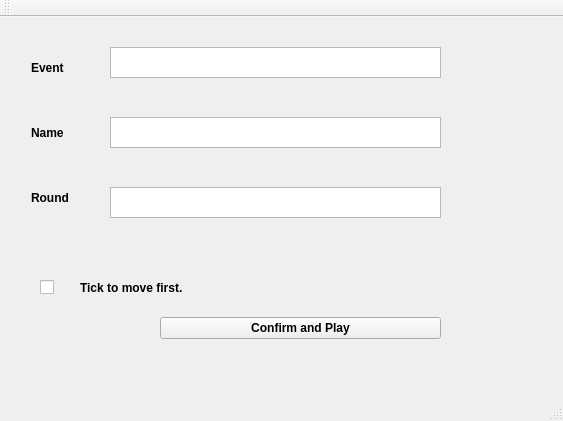
<?xml version="1.0" encoding="UTF-8"?>
<ui version="4.0">
 <class>NewGame</class>
 <widget class="QMainWindow" name="NewGame">
  <property name="geometry">
   <rect>
    <x>0</x>
    <y>0</y>
    <width>563</width>
    <height>421</height>
   </rect>
  </property>
  <property name="windowTitle">
   <string>NewGame</string>
  </property>
  <widget class="QWidget" name="centralWidget">
   <widget class="QPushButton" name="confirm">
    <property name="geometry">
     <rect>
      <x>160</x>
      <y>300</y>
      <width>281</width>
      <height>22</height>
     </rect>
    </property>
    <property name="font">
     <font>
      <weight>75</weight>
      <bold>true</bold>
     </font>
    </property>
    <property name="text">
     <string>Confirm and Play</string>
    </property>
   </widget>
   <widget class="QWidget" name="layoutWidget">
    <property name="geometry">
     <rect>
      <x>20</x>
      <y>10</y>
      <width>81</width>
      <height>211</height>
     </rect>
    </property>
    <layout class="QVBoxLayout" name="verticalLayout">
     <item>
      <widget class="QLabel" name="label">
       <property name="font">
        <font>
         <weight>75</weight>
         <bold>true</bold>
        </font>
       </property>
       <property name="text">
        <string>Event</string>
       </property>
      </widget>
     </item>
     <item>
      <widget class="QLabel" name="label_2">
       <property name="font">
        <font>
         <weight>75</weight>
         <bold>true</bold>
        </font>
       </property>
       <property name="text">
        <string>Name</string>
       </property>
      </widget>
     </item>
     <item>
      <widget class="QLabel" name="label_4">
       <property name="font">
        <font>
         <weight>75</weight>
         <bold>true</bold>
        </font>
       </property>
       <property name="text">
        <string>Round</string>
       </property>
      </widget>
     </item>
    </layout>
   </widget>
   <widget class="QLabel" name="label_3">
    <property name="geometry">
     <rect>
      <x>80</x>
      <y>250</y>
      <width>271</width>
      <height>41</height>
     </rect>
    </property>
    <property name="font">
     <font>
      <weight>75</weight>
      <bold>true</bold>
     </font>
    </property>
    <property name="text">
     <string>Tick to move first.</string>
    </property>
   </widget>
   <widget class="QCheckBox" name="first">
    <property name="enabled">
     <bool>true</bool>
    </property>
    <property name="geometry">
     <rect>
      <x>40</x>
      <y>260</y>
      <width>41</width>
      <height>20</height>
     </rect>
    </property>
    <property name="cursor">
     <cursorShape>PointingHandCursor</cursorShape>
    </property>
    <property name="text">
     <string/>
    </property>
   </widget>
   <widget class="QTextEdit" name="event">
    <property name="geometry">
     <rect>
      <x>110</x>
      <y>30</y>
      <width>331</width>
      <height>31</height>
     </rect>
    </property>
   </widget>
   <widget class="QTextEdit" name="name">
    <property name="geometry">
     <rect>
      <x>110</x>
      <y>100</y>
      <width>331</width>
      <height>31</height>
     </rect>
    </property>
   </widget>
   <widget class="QTextEdit" name="round">
    <property name="geometry">
     <rect>
      <x>110</x>
      <y>170</y>
      <width>331</width>
      <height>31</height>
     </rect>
    </property>
   </widget>
  </widget>
  <widget class="QMenuBar" name="menuBar">
   <property name="geometry">
    <rect>
     <x>0</x>
     <y>0</y>
     <width>563</width>
     <height>19</height>
    </rect>
   </property>
  </widget>
  <widget class="QToolBar" name="mainToolBar">
   <attribute name="toolBarArea">
    <enum>TopToolBarArea</enum>
   </attribute>
   <attribute name="toolBarBreak">
    <bool>false</bool>
   </attribute>
  </widget>
  <widget class="QStatusBar" name="statusBar"/>
 </widget>
 <layoutdefault spacing="6" margin="11"/>
 <resources/>
 <connections/>
</ui>
